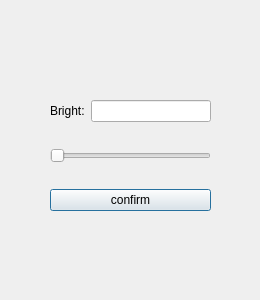
<?xml version="1.0" encoding="UTF-8"?>
<ui version="4.0">
 <class>BrightDialog</class>
 <widget class="QDialog" name="BrightDialog">
  <property name="geometry">
   <rect>
    <x>0</x>
    <y>0</y>
    <width>260</width>
    <height>300</height>
   </rect>
  </property>
  <property name="windowTitle">
   <string>Dialog</string>
  </property>
  <widget class="QWidget" name="layoutWidget">
   <property name="geometry">
    <rect>
     <x>50</x>
     <y>80</y>
     <width>161</width>
     <height>151</height>
    </rect>
   </property>
   <layout class="QVBoxLayout" name="verticalLayout_5">
    <item>
     <layout class="QHBoxLayout" name="horizontalLayout_8">
      <item>
       <widget class="QLabel" name="brightLabel">
        <property name="text">
         <string>Bright:</string>
        </property>
       </widget>
      </item>
      <item>
       <widget class="QLineEdit" name="brightInput"/>
      </item>
     </layout>
    </item>
    <item>
     <widget class="QSlider" name="brightSlider">
      <property name="orientation">
       <enum>Qt::Horizontal</enum>
      </property>
     </widget>
    </item>
    <item>
     <widget class="QPushButton" name="confBriBtn">
      <property name="text">
       <string>confirm</string>
      </property>
     </widget>
    </item>
   </layout>
  </widget>
 </widget>
 <resources/>
 <connections>
  <connection>
   <sender>confBriBtn</sender>
   <signal>clicked()</signal>
   <receiver>BrightDialog</receiver>
   <slot>accept()</slot>
   <hints>
    <hint type="sourcelabel">
     <x>130</x>
     <y>214</y>
    </hint>
    <hint type="destinationlabel">
     <x>129</x>
     <y>149</y>
    </hint>
   </hints>
  </connection>
 </connections>
</ui>
